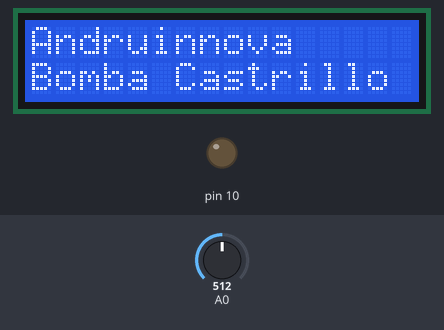
A sketch run on a simulated Arduino Uno, built with avr-gcc and run on an emulated ATmega328P. Parts: 16×2 character LCD, output pins drawn as LEDs (lit = HIGH). The inputs (shaded band) are chosen by the test bench; at power-on: A0 = 512.

Above: at 0.1 s.
At 50.1 s:
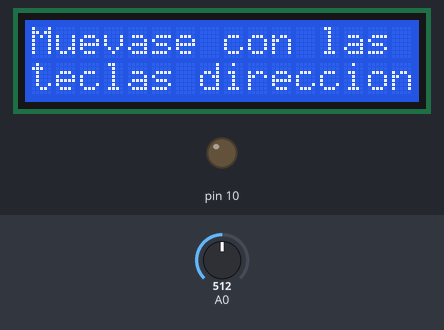
At 54.2 s:
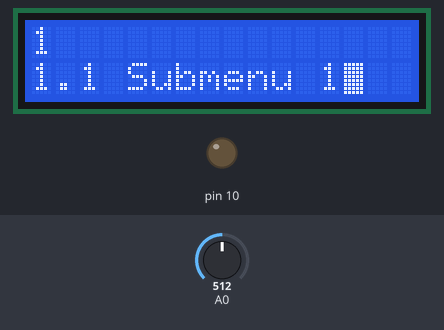
At 64.2 s:
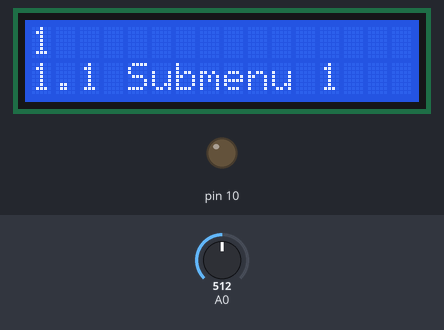

Measured:
- what the display in image 1 shows lasts 4.0 s, from 50.1 s to 54.1 s
- what the display in image 2 shows lasts 5.1 s, from 54.1 s to 59.2 s

The sketch:

LCD_Keypad_Menu.ino
```cpp
#include <LiquidCrystal.h>

LiquidCrystal lcd(8, 13, 9, 4, 5, 6, 7);

const int numeroDeMenus=5;
const int numeroMaximoDeSubmenus=4;

char tituloMenu[numeroDeMenus][16] = {
  "1      ",
  "2      ",
  "3  Menu 3    ",
  "4  Menu 4    ",
  "5  Menu 5    " };

byte numeroDeSubmenus[numeroDeMenus] = {4,3,2,1,4};

char tituloSubmenu[numeroDeMenus][numeroMaximoDeSubmenus][16] =
{
  "1.1 Submenu 1","1.2 Submenu 2","1.3 Submenu 3","1.4 Submenu 4",
  "2.1 Submenu 1","2.2 Submenu 2","2.3 Submenu 3","",
  "3.1 Submenu 1","3.2 Submenu 2","","",
  "4.1 Submenu 1","","","",
  "5.1 Submenu 1","5.2 Submenu 2","5.3 Submenu 3","5.4 Submenu 4"};

int adc_key_val[5] ={
  50, 200, 400, 600, 800 };
int NUM_KEYS = 5;
int adc_key_in;
int key=-1;
int oldkey=-1;
boolean luzEncendida=true;
boolean cursorActivo=false;
unsigned long time;
int x=0;
int y=0;

void setup()
{
  lcd.clear();
  lcd.begin(16, 2);
  lcd.setCursor(0,0);
  lcd.print("Andruinnova");
  lcd.setCursor(0,1);
  lcd.print("Bomba Castrillo");
  delay(50000);
  lcd.setCursor(0,0);
  lcd.print("Muevase con las ");
  lcd.setCursor(0,1);
  lcd.print("teclas direccion");
  delay(4000);
  lcd.clear();
  lcd.setCursor(0,0);
  lcd.print("Menu principal");
  lcd.setCursor(0,1);
  lcd.print(tituloMenu[x]);
  time = millis();
  //  pinMode(10, OUTPUT);
}

void loop()
{
  // Si han pasado mas de 10 segundos apagamos la luz
  if (millis()-time > 10000) {
    pinMode(10, OUTPUT);
    digitalWrite(10, LOW);
    luzEncendida=false;
  }
  // Si han pasado mas de 5 segundos apagamos el cursor
  if (millis()-time > 5000) {
    lcd.noBlink();
    cursorActivo=false;
  }

  adc_key_in = analogRead(0);    // Leemos el valor de la pulsacion
  key = get_key(adc_key_in);    // Obtenemos el boton pulsado

  if (key != oldkey)   // if keypress is detected

    delay(50);  // Espera para evitar los rebotes de las pulsaciones
    adc_key_in = analogRead(0);    // Leemos el valor de la pulsacion
    key = get_key(adc_key_in);    // Obtenemos el boton pulsado
    if (key != oldkey)
    {
      // TODO: falta la comprobacion de si se ha desbordado el tiempo
      time = millis();
      if (!luzEncendida) {  // Al pulsar cualquier tecla encendemos la pantalla
        pinMode(10, INPUT);
        luzEncendida=true;
      }
      else {  // si la pantalla esta encendida seguimos funcionando normalmente
        oldkey = key;
        if (key >=0){  // Si se ha pulsado cualquier tecla
          lcd.blink();  // Mostramos el cursor parpadeando
          cursorActivo=true;
        }
        if (key == 0){  // Se ha pulsado la tecla derecha
          x++;
          if (x>numeroDeMenus-1) x=numeroDeMenus-1;
          y=0;
        }
        if (key == 1) {  // Se ha pulsado la tecla arriba
          y++;
          if (y > numeroDeSubmenus[x]-1) y=numeroDeSubmenus[x]-1;
        }
        if (key == 2) {  // Se ha pulsado la tecla abajo
          y--;
          if (y < 0) y=0;
        }
        if (key == 3) {  // Se ha pulsado la tecla izquierda
          x--;
          if (x<0) x=0;
          y=0;
        }
        if (key == 4){  // Se ha pulsado la tecla de seleccion
        }
        lcd.clear();
        lcd.setCursor(0,0);
        lcd.print(tituloMenu[x]);
        lcd.setCursor(0,1);
        lcd.print(tituloSubmenu[x][y]);
      }
    }

  delay(50);
}

// Convertimos el valor leido en analogico en un numero de boton pulsado
int get_key(unsigned int input)
{
  int k;

  for (k = 0; k < NUM_KEYS; k++)
  {
    if (input < adc_key_val[k])
    {
      return k;
    }
  }

  if (k >= NUM_KEYS)k = -1;  // Error en la lectura
  return k;
}
```
